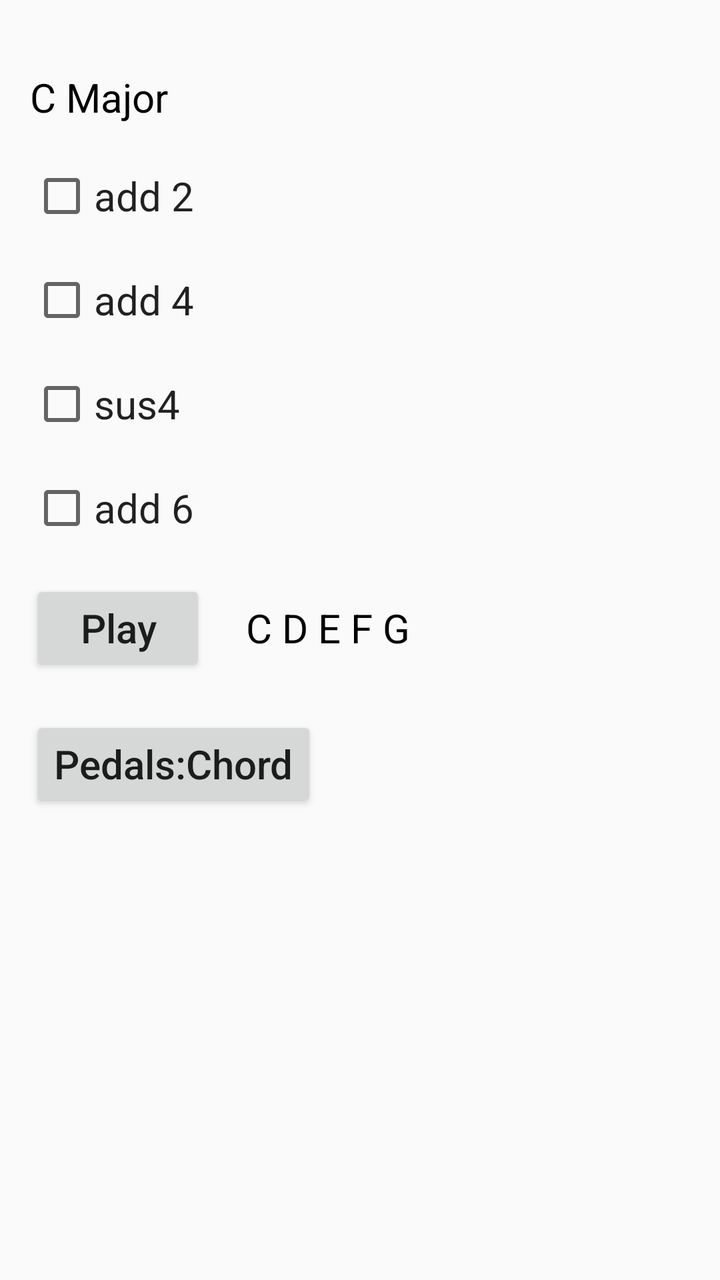
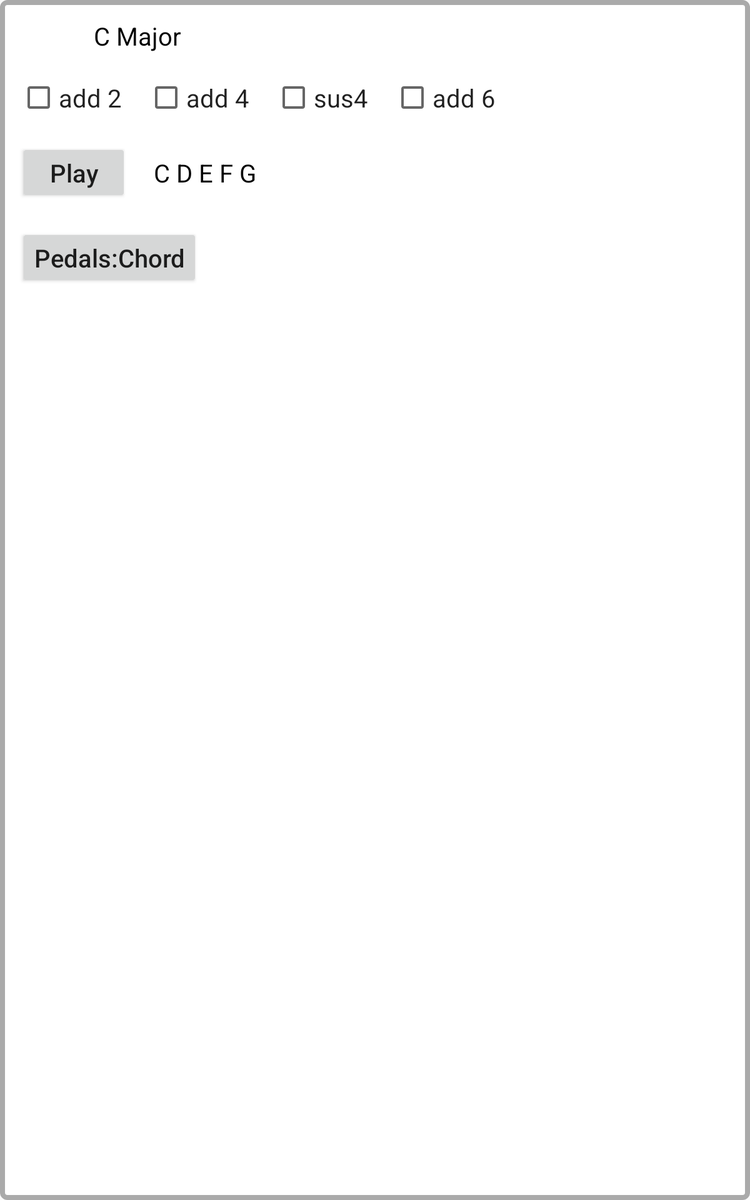

Compare how this app lays out the same screen by default and in its alternative resource folder. The renders come first, then the two layout files and the values they reference.
<!-- AndroidManifest.xml: application theme AppTheme -->
<!-- res/layout/fragment_chord.xml -->
<RelativeLayout
    android:id="@+id/chord_fragment"
    xmlns:android="http://schemas.android.com/apk/res/android"
    xmlns:tools="http://schemas.android.com/tools"
    android:layout_width="match_parent"
    android:layout_height="match_parent"
    android:padding="5dp"
    tools:context="com.billooms.harppedals.keysignature.KeySignatureFragment">

    <Spinner style="@style/mySpinner" android:id="@+id/rootSpinner"
             android:layout_alignParentTop="true"
             android:layout_alignParentLeft="true"
             android:layout_alignParentStart="true"/>

    <Spinner style="@style/mySpinner" android:id="@+id/sharpFlatSpinner"
             android:layout_alignBaseline="@+id/rootSpinner"
             android:layout_toRightOf="@+id/rootSpinner"
             android:layout_toEndOf="@+id/rootSpinner"/>

    <Spinner style="@style/mySpinner" android:id="@+id/triadSpinner"
             android:layout_alignBaseline="@+id/rootSpinner"
             android:layout_toRightOf="@+id/sharpFlatSpinner"
             android:layout_toEndOf="@+id/sharpFlatSpinner"/>

    <TextView style="@style/myText" android:id="@+id/chordNameText" android:text="@string/chordNameText"
              android:layout_alignParentLeft="true"
              android:layout_alignParentStart="true"
              android:layout_below="@+id/rootSpinner"/>

    <CheckBox style="@style/myCheckBox" android:id="@+id/add2Button" android:text="@string/add2Button"
              android:layout_below="@+id/chordNameText"
              android:layout_alignParentLeft="true"
              android:layout_alignParentStart="true"/>

    <CheckBox style="@style/myCheckBox" android:id="@+id/add4Button" android:text="@string/add4Button"
              android:layout_alignParentLeft="true"
              android:layout_alignParentStart="true"
              android:layout_below="@+id/add2Button"/>

    <CheckBox style="@style/myCheckBox" android:id="@+id/sus4Button" android:text="@string/sus4Button"
              android:layout_alignParentLeft="true"
              android:layout_alignParentStart="true"
              android:layout_below="@+id/add4Button"/>

    <CheckBox style="@style/myCheckBox" android:id="@+id/add6Button" android:text="@string/add6Button"
              android:layout_alignParentLeft="true"
              android:layout_alignParentStart="true"
              android:layout_below="@+id/sus4Button"/>

    <Button style="@style/myButton" android:id="@+id/playButton" android:text="@string/playButton"
            android:layout_below="@+id/add6Button"
            android:layout_alignParentLeft="true"
            android:layout_alignParentStart="true"/>

    <TextView style="@style/myText" android:id="@+id/notesText" android:text="@string/notesText"
              android:layout_alignBaseline="@+id/playButton"
              android:layout_alignBottom="@+id/playButton"
              android:layout_toRightOf="@+id/playButton"
              android:layout_toEndOf="@+id/playButton"/>

    <Button style="@style/myButton" android:id="@+id/setChordButton" android:text="@string/setChordButton"
            android:layout_below="@+id/playButton"
            android:layout_alignParentLeft="true"
            android:layout_alignParentStart="true"/>

</RelativeLayout>
<!-- resources referenced by this layout -->
<resources>
  <string name="add2Button">add 2</string>
  <string name="add4Button">add 4</string>
  <string name="add6Button">add 6</string>
  <string name="chordNameText">C Major</string>
  <string name="notesText">C D E F G</string>
  <string name="playButton">Play</string>
  <string name="setChordButton">Pedals:Chord</string>
  <string name="sus4Button">sus4</string>
  <style name="myButton" parent="@android:style/TextAppearance">
           <item name="android:layout_width">wrap_content</item>
           <item name="android:layout_height">wrap_content</item>
           <item name="android:layout_margin">10dp</item>
           <item name="android:textSize">20sp</item>
           <item name="android:textAllCaps">false</item>
       </style>
  <style name="myCheckBox" parent="@android:style/TextAppearance">
           <item name="android:layout_width">wrap_content</item>
           <item name="android:layout_height">wrap_content</item>
           <item name="android:textSize">20sp</item>
           <item name="android:layout_margin">10dp</item>
       </style>
  <style name="mySpinner" parent="@android:style/TextAppearance">
           <item name="android:layout_width">wrap_content</item>
           <item name="android:layout_height">wrap_content</item>
           <item name="android:layout_margin">10dp</item>
           <item name="android:background">@drawable/slim_spinner_normal</item>
       </style>
  <style name="myText" parent="@android:style/TextAppearance">
           <item name="android:layout_width">wrap_content</item>
           <item name="android:layout_height">wrap_content</item>
           <item name="android:layout_margin">10dp</item>
           <item name="android:textSize">20sp</item>
           <item name="android:textAllCaps">false</item>
           <item name="android:gravity">start</item>
           <item name="android:textColor">@android:color/black</item>
           <item name="android:background">@android:color/transparent</item>
           <item name="android:visibility">visible</item>
           <item name="android:clickable">false</item>
           <item name="android:focusable">false</item>
           <item name="android:focusableInTouchMode">false</item>
       </style>
  <style name="AppTheme" parent="Theme.AppCompat.Light.DarkActionBar">
          
          <item name="colorPrimary">@color/colorPrimary</item>
          <item name="colorPrimaryDark">@color/colorPrimaryDark</item>
          <item name="colorAccent">@color/colorAccent</item>
      </style>
</resources>
<!-- res/layout-large/fragment_chord.xml (the author's variant of the layout above) -->
<!-- drawn on a 7-inch tablet held upright -->
<RelativeLayout
    android:id="@+id/chord_fragment"
    xmlns:android="http://schemas.android.com/apk/res/android"
    xmlns:tools="http://schemas.android.com/tools"
    android:layout_width="match_parent"
    android:layout_height="match_parent"
    android:padding="5dp"
    android:background="@drawable/border1"
    tools:context="com.billooms.harppedals.keysignature.KeySignatureFragment">

    <Spinner style="@style/mySpinner" android:id="@+id/rootSpinner"
             android:layout_alignParentTop="true"
             android:layout_alignParentLeft="true"
             android:layout_alignParentStart="true"/>

    <Spinner style="@style/mySpinner" android:id="@+id/sharpFlatSpinner"
             android:layout_alignBaseline="@+id/rootSpinner"
             android:layout_toRightOf="@+id/rootSpinner"
             android:layout_toEndOf="@+id/rootSpinner"/>

    <Spinner style="@style/mySpinner" android:id="@+id/triadSpinner"
             android:layout_alignBaseline="@+id/rootSpinner"
             android:layout_toRightOf="@+id/sharpFlatSpinner"
             android:layout_toEndOf="@+id/sharpFlatSpinner"/>

    <TextView style="@style/myText" android:id="@+id/chordNameText" android:text="@string/chordNameText"
              android:layout_alignBaseline="@+id/rootSpinner"
              android:layout_toRightOf="@+id/triadSpinner"
              android:layout_toEndOf="@+id/triadSpinner"/>

    <CheckBox style="@style/myCheckBox" android:id="@+id/add2Button" android:text="@string/add2Button"
              android:layout_below="@+id/chordNameText"
              android:layout_alignParentLeft="true"
              android:layout_alignParentStart="true"/>

    <CheckBox style="@style/myCheckBox" android:id="@+id/add4Button" android:text="@string/add4Button"
              android:layout_alignBaseline="@id/add2Button"
              android:layout_toRightOf="@+id/add2Button"
              android:layout_toEndOf="@+id/add2Button"/>

    <CheckBox style="@style/myCheckBox" android:id="@+id/sus4Button" android:text="@string/sus4Button"
              android:layout_alignBaseline="@id/add4Button"
              android:layout_toRightOf="@+id/add4Button"
              android:layout_toEndOf="@+id/add4Button"/>

    <CheckBox style="@style/myCheckBox" android:id="@+id/add6Button" android:text="@string/add6Button"
              android:layout_alignBaseline="@id/sus4Button"
              android:layout_toRightOf="@+id/sus4Button"
              android:layout_toEndOf="@+id/sus4Button"/>

    
    <TextView style="@style/myText" android:id="@+id/blank" android:text=""
              android:layout_alignBaseline="@+id/sus4Button"
              android:layout_toRightOf="@id/add6Button"
              android:layout_toEndOf="@id/add6Button"
              android:lines = "1"/>

    <Button style="@style/myButton" android:id="@+id/playButton" android:text="@string/playButton"
            android:layout_below="@+id/add2Button"
            android:layout_alignParentLeft="true"
            android:layout_alignParentStart="true"/>

    <TextView style="@style/myText" android:id="@+id/notesText" android:text="@string/notesText"
              android:layout_alignBaseline="@+id/playButton"
              android:layout_alignBottom="@+id/playButton"
              android:layout_toRightOf="@+id/playButton"
              android:layout_toEndOf="@+id/playButton"/>

    <Button style="@style/myButton" android:id="@+id/setChordButton" android:text="@string/setChordButton"
            android:layout_below="@+id/playButton"
            android:layout_alignParentLeft="true"
            android:layout_alignParentStart="true"/>

</RelativeLayout>
<!-- resources referenced by the variant -->
<!-- as a 7-inch tablet held upright resolves them -->
<resources>
  <!-- drawable border1 (drawable) -->
  <shape xmlns:android="http://schemas.android.com/apk/res/android">
      <stroke android:width="4dp"
              android:color="@android:color/darker_gray" />
      <solid android:color="#ffffff" />
      <padding android:left="7dp"
               android:top="7dp"
               android:right="7dp"
               android:bottom="7dp" />
      <corners android:radius="4dp" />
  </shape>
  <string name="add2Button">add 2</string>
  <string name="add4Button">add 4</string>
  <string name="add6Button">add 6</string>
  <string name="chordNameText">C Major</string>
  <string name="notesText">C D E F G</string>
  <string name="playButton">Play</string>
  <string name="setChordButton">Pedals:Chord</string>
  <string name="sus4Button">sus4</string>
  <style name="myButton" parent="@android:style/TextAppearance">
           <item name="android:layout_width">wrap_content</item>
           <item name="android:layout_height">wrap_content</item>
           <item name="android:layout_margin">10dp</item>
           <item name="android:textSize">20sp</item>
           <item name="android:textAllCaps">false</item>
       </style>
  <style name="myCheckBox" parent="@android:style/TextAppearance">
           <item name="android:layout_width">wrap_content</item>
           <item name="android:layout_height">wrap_content</item>
           <item name="android:textSize">20sp</item>
           <item name="android:layout_margin">10dp</item>
       </style>
  <style name="mySpinner" parent="@android:style/TextAppearance">
           <item name="android:layout_width">wrap_content</item>
           <item name="android:layout_height">wrap_content</item>
           <item name="android:layout_margin">10dp</item>
           <item name="android:background">@drawable/slim_spinner_normal</item>
       </style>
  <style name="myText" parent="@android:style/TextAppearance">
           <item name="android:layout_width">wrap_content</item>
           <item name="android:layout_height">wrap_content</item>
           <item name="android:layout_margin">10dp</item>
           <item name="android:textSize">20sp</item>
           <item name="android:textAllCaps">false</item>
           <item name="android:gravity">start</item>
           <item name="android:textColor">@android:color/black</item>
           <item name="android:background">@android:color/transparent</item>
           <item name="android:visibility">visible</item>
           <item name="android:clickable">false</item>
           <item name="android:focusable">false</item>
           <item name="android:focusableInTouchMode">false</item>
       </style>
  <style name="AppTheme" parent="Theme.AppCompat.Light.DarkActionBar">
          
          <item name="colorPrimary">@color/colorPrimary</item>
          <item name="colorPrimaryDark">@color/colorPrimaryDark</item>
          <item name="colorAccent">@color/colorAccent</item>
      </style>
</resources>
